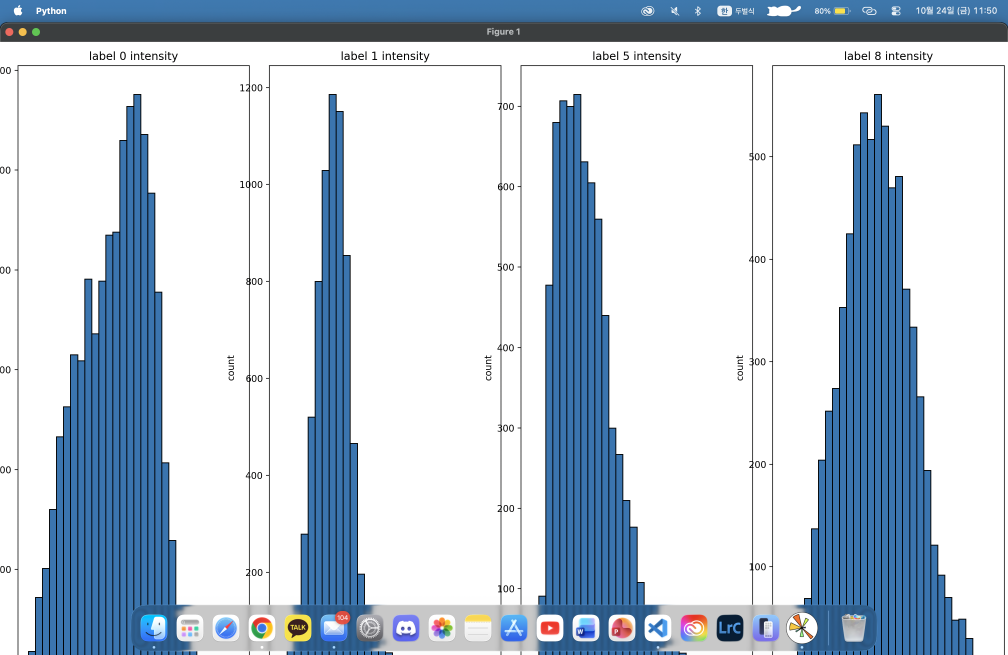
#> input picture Image Deeplearning/스크린샷 2025-10-24 오후 11.50.53.png, 3024 x 1964 px, given in place of soccer.jpg, which was not available (shown at 1/3 size)
$ python week07_ImageProcessing.py
#> lines starting #> are read from the running program, lines starting #| are printed output that depends on the picture; after the words box and inside, x2 and y2 are one past the last pixel; in counts of white or black regions, pixels touching at a corner belong together; pictures that were not available may be replaced by others from this repository, and a replacement may not be noted
# -*- coding: utf-8 -*-
"""
파일 이름: week07_ImageProcessing_annotated.py

무엇을 하나요?
- OpenCV로 이미지/동영상 불러오기, 화면에 보여주기, 저장하기
- 마우스/키보드 이벤트로 그리기
- 색상 채널/히스토그램/이진화(오츠), 감마보정, 히스토그램 평활화
- 블러/컨볼루션(엠보싱), 형태학적 연산(팽창/침식/열림/닫힘) 등

필요:
- pip install opencv-python matplotlib numpy
- 로컬 이미지/동영상 파일 경로를 내 PC에 맞게 수정하세요.
"""

import cv2 as cv
import sys
import numpy as np
import matplotlib.pyplot as plt

# -------------------------------
# 1) 이미지 읽고 보여주기 + 픽셀 값 확인
# -------------------------------
img = cv.imread('C:/cv_workspace/data/soccer.jpg')  # 이미지 파일을 읽어요
#> img is the input picture: shape (1964, 3024, 3); mean B, G, R 217.5, 204.5, 191.6
if img is None:
    sys.exit('파일을 찾을 수 없습니다. (경로를 확인하세요)')

cv.imshow('Image Display', img)  # 윈도우 창에 이미지를 보여줌
cv.waitKey()                     # 키 입력이 올 때까지 대기
cv.destroyAllWindows()           # 열린 창 닫기

# 이미지 자료형/크기 확인 (참고용)
# type(img)        # <class 'numpy.ndarray'>
# img.shape        # (높이, 너비, 채널수) 예: (1080, 1920, 3)

# (0,0)과 (0,1) 위치 픽셀의 B,G,R 값을 출력
print(img[0, 0, 0], img[0, 0, 1], img[0, 0, 2])  # 예상: 0~255
#| 177 121 63
print(img[0, 1, 0], img[0, 1, 1], img[0, 1, 2])
#| 177 121 63

# -------------------------------
# 2) 그레이스케일 변환 + 리사이즈 + 파일 저장
# -------------------------------
gray = cv.cvtColor(img, cv.COLOR_BGR2GRAY)             # 색->회색
gray_small = cv.resize(gray, dsize=(0,0), fx=0.5, fy=0.5)  # 절반 크기

cv.imwrite('soccer_gray.jpg', gray)         # 현재 폴더에 저장
cv.imwrite('soccer_gray_small.jpg', gray_small)
cv.imshow('Color image', img)
cv.imshow('Gray image', gray)
cv.imshow('Gray image small', gray_small)
cv.waitKey(); cv.destroyAllWindows()

# -------------------------------
# 3) 웹캠(카메라)에서 실시간 프레임 읽기
# -------------------------------
cap = cv.VideoCapture(0, cv.CAP_DSHOW)  # 0번 카메라 연결 시도(윈도우라면 CAP_DSHOW 추천)
if not cap.isOpened():
    sys.exit('카메라 연결 실패')

while True:
    ret, frame = cap.read()  # 한 프레임 읽기
    if not ret:
        print('프레임 획득 실패. 루프 종료')
        break
    cv.imshow('Video display', frame)
    key = cv.waitKey(1)
#> (key q is pressed here)
    if key == ord('q'):  # q 키를 누르면 종료
        break

cap.release()       # 카메라와 연결 해제
cv.destroyAllWindows()

# -------------------------------
# 4) 웹캠에서 프레임 모으기(c 키로 캡쳐) 후 옆으로 이어붙여 보기
# -------------------------------
cap = cv.VideoCapture(0, cv.CAP_DSHOW)
if not cap.isOpened():
    sys.exit('카메라 연결 실패')

frames = []
while True:
    ret, frame = cap.read()
    if not ret:
        print('프레임 획득 실패. 루프 종료')
        break
    cv.imshow('Video display', frame)
    key = cv.waitKey(1)
#> (key q is pressed here)
    if key == ord('c'):     # c를 누를 때마다 현재 프레임을 저장
        frames.append(frame)
    elif key == ord('q'):   # q면 종료
        break

cap.release(); cv.destroyAllWindows()

if len(frames) > 0:
    # 최대 3장까지 좌우로 이어붙여 한 장으로 보여줍니다.
    imgs = frames[0]
    for i in range(1, min(3, len(frames))):
        imgs = np.hstack((imgs, frames[i]))
    cv.imshow('collected images', imgs)
    cv.waitKey(); cv.destroyAllWindows()
else:
    print("[WARN] 수집된 프레임이 없습니다.")

# -------------------------------
# 5) 도형/텍스트 그리기
# -------------------------------
img = cv.imread('C:/cv_workspace/data/girl_laughing.jpg')
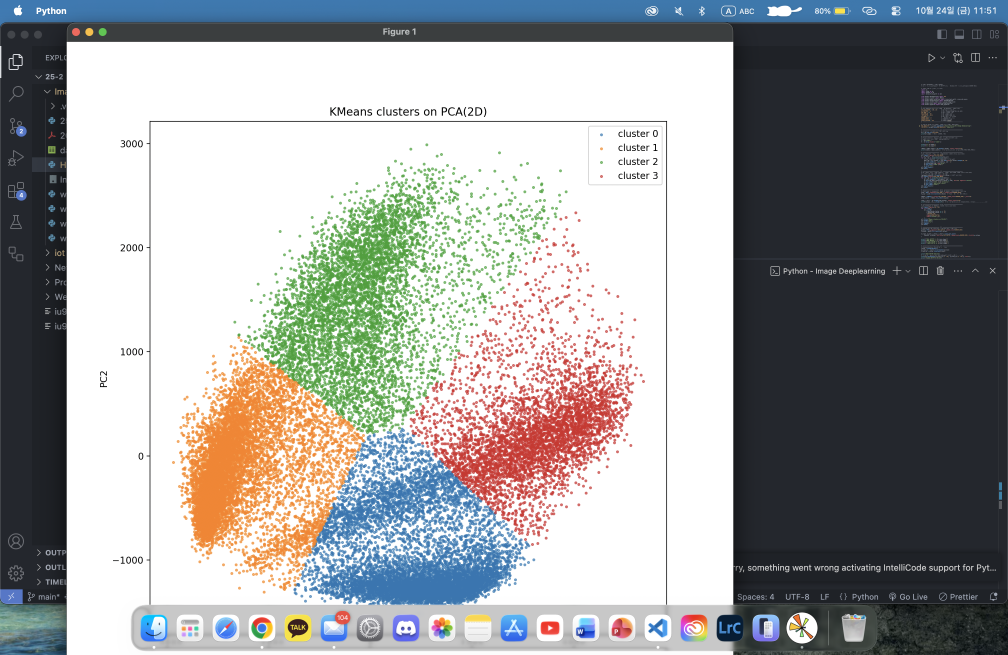
#> input picture Image Deeplearning/스크린샷 2025-10-24 오후 11.51.05.png, 3024 x 1964 px, given in place of girl_laughing.jpg, which was not available (shown at 1/3 size)
#> img is the input picture: shape (1964, 3024, 3); mean B, G, R 160.1, 160.1, 158.8
if img is None:
    sys.exit('파일을 찾을 수 없습니다.')
cv.rectangle(img, (830,30), (1000,200), (0,0,255), 2)  # 빨간 직사각형
cv.putText(img, 'laugh', (830,24), cv.FONT_HERSHEY_SIMPLEX, 1, (255,0,0), 2)  # 파란 글자
cv.imshow('Draw', img); cv.waitKey(); cv.destroyAllWindows()

# -------------------------------
# 6) 마우스로 사각형 찍기(왼쪽/오른쪽 버튼)
# -------------------------------
img = cv.imread('C:/cv_workspace/data/girl_laughing.jpg')
if img is None:
    sys.exit('파일을 찾을 수 없습니다.')

def draw(event, x, y, flags, param):
    if event == cv.EVENT_LBUTTONDOWN:   # 왼쪽 클릭
        cv.rectangle(img, (x,y), (x+200, y+200), (0,0,255), 2)
    elif event == cv.EVENT_RBUTTONDOWN: # 오른쪽 클릭
        cv.rectangle(img, (x,y), (x+100, y+100), (255,0,0), 2)
    cv.imshow('Drawing', img)

cv.namedWindow('Drawing'); cv.imshow('Drawing', img)
cv.setMouseCallback('Drawing', draw)
while True:
    if cv.waitKey(1) == ord('q'):
#> (key q is pressed here)
        cv.destroyAllWindows(); break

# -------------------------------
# 7) 드래그로 사각형 그리기
# -------------------------------
img = cv.imread('C:/cv_workspace/data/girl_laughing.jpg')
if img is None:
    sys.exit('파일을 찾을 수 없습니다.')

ix, iy = -1, -1  # 시작점 전역 변수
def draw2(event, x, y, flags, param):
    global ix, iy
    if event == cv.EVENT_LBUTTONDOWN:
        ix, iy = x, y
    elif event == cv.EVENT_LBUTTONUP:
        cv.rectangle(img, (ix, iy), (x, y), (0,0,255), 2)
    cv.imshow('Drawing', img)

cv.namedWindow('Drawing'); cv.imshow('Drawing', img)
cv.setMouseCallback('Drawing', draw2)
while True:
    if cv.waitKey(1) == ord('q'):
#> (key q is pressed here)
        cv.destroyAllWindows(); break

# -------------------------------
# 8) 붓처럼 칠하기(왼=파랑, 오른=빨강, 이동 중에도 칠하기)
# -------------------------------
img = cv.imread('C:/cv_workspace/data/soccer.jpg')
if img is None:
    sys.exit('파일을 찾을 수 없습니다.')
BrushSiz = 5
LColor, RColor = (255,0,0), (0,0,255)

def painting(event, x, y, flags, param):
    if event == cv.EVENT_LBUTTONDOWN:
        cv.circle(img, (x,y), BrushSiz, LColor, -1)
    elif event == cv.EVENT_RBUTTONDOWN:
        cv.circle(img, (x,y), BrushSiz, RColor, -1)
    elif event == cv.EVENT_MOUSEMOVE and flags == cv.EVENT_FLAG_LBUTTON:
        cv.circle(img, (x,y), BrushSiz, LColor, -1)
    elif event == cv.EVENT_MOUSEMOVE and flags == cv.EVENT_FLAG_RBUTTON:
        cv.circle(img, (x,y), BrushSiz, RColor, -1)
    cv.imshow('Painting', img)

cv.namedWindow('Painting'); cv.imshow('Painting', img)
cv.setMouseCallback('Painting', painting)
while True:
    if cv.waitKey(1) == ord('q'):
#> (key q is pressed here)
        cv.destroyAllWindows(); break

# -------------------------------
# 9) 영상 일부 자르기 + 채널 분리 보기
# -------------------------------
img = cv.imread('C:/cv_workspace/data/soccer.jpg')
if img is None:
    sys.exit('파일을 찾을 수 없습니다.')
cv.imshow('original_RGB', img)
h, w = img.shape[:2]
#> h = 1964; w = 3024
cv.imshow('Upper left half', img[0:h//2, 0:w//2, :])  # 왼쪽 위 절반
cv.imshow('Center half',     img[h//4:3*h//4, w//4:3*w//4, :])  # 가운데
cv.imshow('R channel', img[:,:,2])
cv.imshow('G channel', img[:,:,1])
cv.imshow('B channel', img[:,:,0])
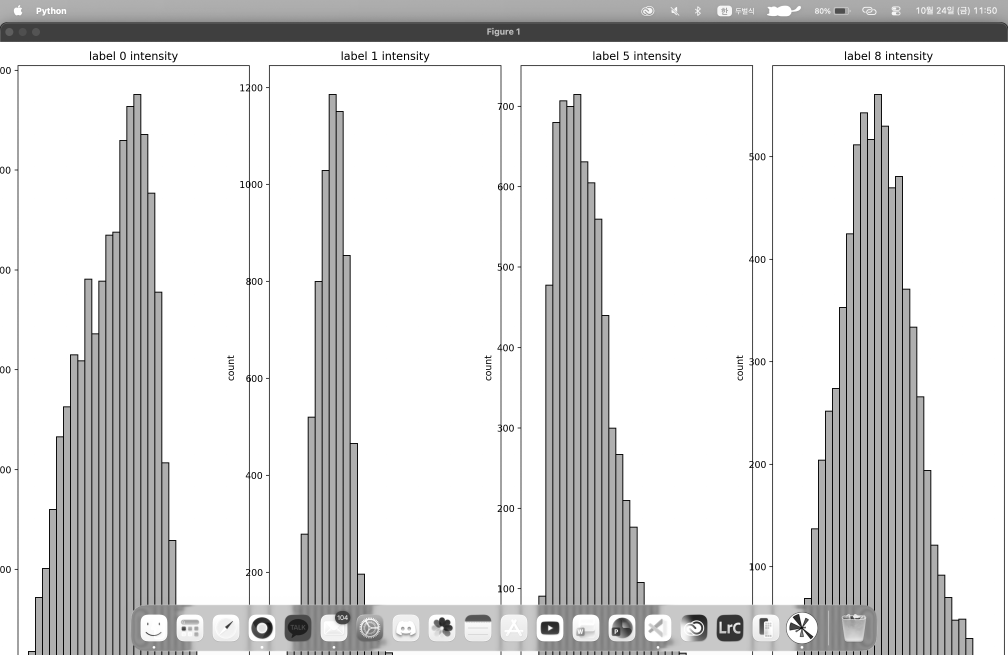
#> window 'B channel': shape (1964, 3024) (shown at 1/3 size); min 0, max 255, mean 217.5
cv.waitKey(); cv.destroyAllWindows()

# -------------------------------
# 10) R채널 히스토그램 + 오츠 이진화
# -------------------------------
img = cv.imread('C:/cv_workspace/data/soccer.jpg')
h = cv.calcHist([img], [2], None, [256], [0,256])  # R채널 히스토그램
#> h = 256 values, max 3464318 at index 255, min 68 at index 10, mean 23199.8
plt.plot(h, linewidth=1); plt.title('R-channel hist'); plt.show()

t, bin_img = cv.threshold(img[:,:,2], 0, 255, cv.THRESH_BINARY+cv.THRESH_OTSU)
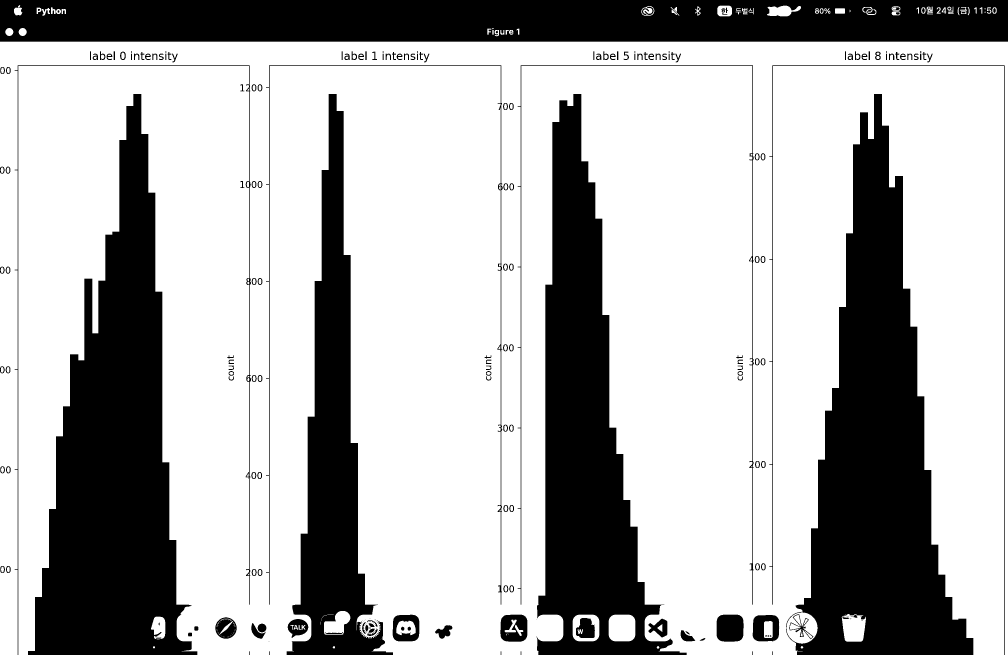
#> bin_img: shape (1964, 3024) (shown at 1/3 size); 69.6% white; 229 black regions (39 under 20 px), largest, box (x1, y1, x2, y2) and area: (2358, 282, 2920, 1964) 424226, (84, 282, 592, 1964) 419559, (0, 0, 3024, 125) 365797
#> t = 152
print('오츠가 찾은 임곗값=', t)  # 예상: 대략 50~200 사이
#| 오츠가 찾은 임곗값= 152.0
cv.imshow('R channel', img[:,:,2])
cv.imshow('R channel binarization', bin_img)
cv.waitKey(); cv.destroyAllWindows()

# -------------------------------
# 11) 감마 보정(밝기/대비 조절 느낌)
# -------------------------------
img = cv.imread('C:/cv_workspace/data/soccer.jpg')
img = cv.resize(img, dsize=(0,0), fx=0.25, fy=0.25)
#> img: shape (491, 756, 3)
def gamma(f, gamma=1.0):
#> called with gamma = 0.5
    f1 = f/255.0
    return np.uint8(255*(f1**gamma))

gc = np.hstack((gamma(img,0.5), gamma(img,0.75), gamma(img,1.0), gamma(img,2.0), gamma(img,3.0)))
cv.imshow('gamma(왼쪽=밝게, 오른쪽=어둡게)', gc)
cv.waitKey(); cv.destroyAllWindows()

# -------------------------------
# 12) 히스토그램 평활화 (어두운 사진 대비 개선)
# -------------------------------
img = cv.imread('C:/cv_workspace/data/mistyroad.jpg')
gray = cv.cvtColor(img, cv.COLOR_BGR2GRAY)
plt.imshow(gray, cmap='gray'); plt.xticks([]); plt.yticks([]); plt.show()
h = cv.calcHist([gray], [0], None, [256], [0,256])
#> h = 256 values, max 2300974 at index 255, min 174 at index 8, mean 23199.8
plt.plot(h, linewidth=1); plt.show()

equal = cv.equalizeHist(gray)
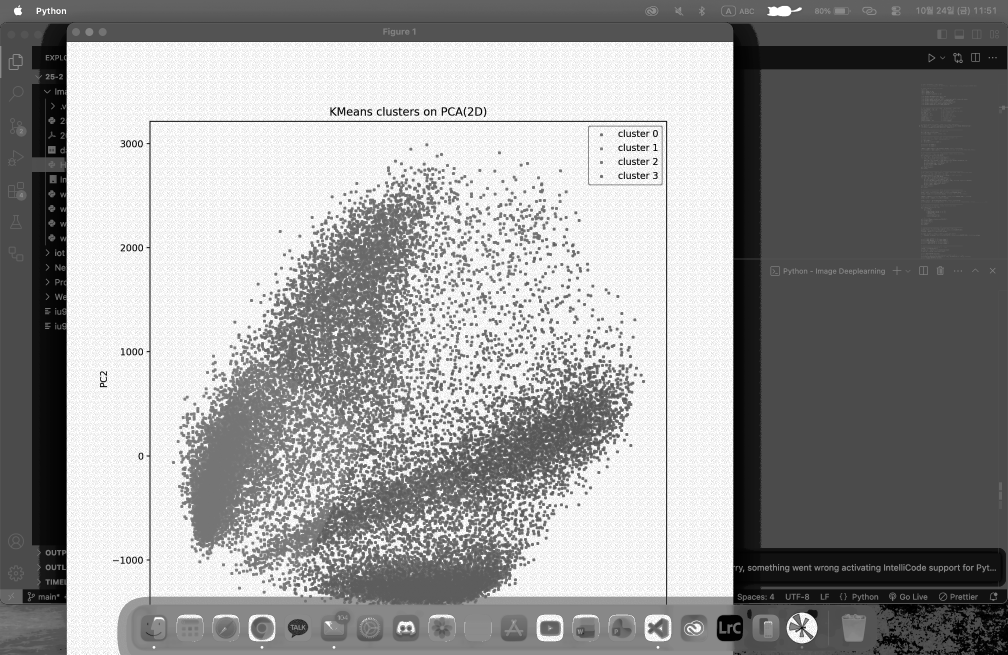
#> equal: shape (1964, 3024) (shown at 1/3 size); min 0, max 255, mean 152.5
plt.imshow(equal, cmap='gray'); plt.xticks([]); plt.yticks([]); plt.show()
h = cv.calcHist([equal], [0], None, [256], [0,256])
#> h = 256 values, max 2300974 at index 255, min 0 at index 7, mean 23199.8
plt.plot(h, linewidth=1); plt.show()

# -------------------------------
# 13) 블러링 + 컨볼루션(엠보싱) 주의점
# -------------------------------
img = cv.imread('C:/cv_workspace/data/soccer.jpg')
img = cv.resize(img, dsize=(0,0), fx=0.4, fy=0.4)
#> img: shape (786, 1210, 3)
gray = cv.cvtColor(img, cv.COLOR_BGR2GRAY)
#> gray: shape (786, 1210)
cv.putText(gray, 'soccer', (10,20), cv.FONT_HERSHEY_SIMPLEX, 0.7, (255,255,255), 2)
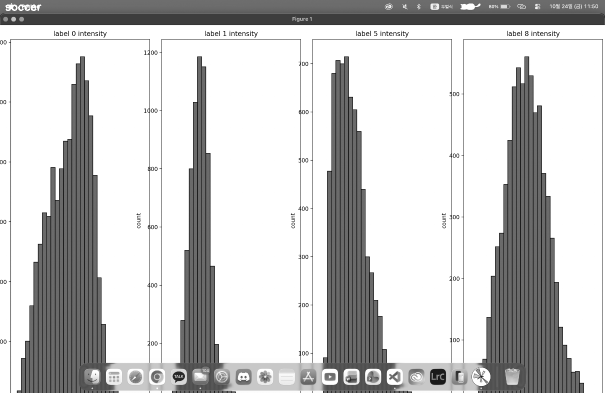
#> gray: shape (786, 1210) (shown at 1/2 size); min 0, max 255, mean 202.2
cv.imshow('Original', gray)

smooth = np.hstack((cv.GaussianBlur(gray,(5,5),0.0),
                    cv.GaussianBlur(gray,(9,9),0.0),
                    cv.GaussianBlur(gray,(15,15),0.0)))
cv.imshow('Smooth', smooth)

femboss = np.array([[-1.0, 0.0, 0.0],
                    [ 0.0, 0.0, 0.0],
                    [ 0.0, 0.0, 1.0]])

gray16 = np.int16(gray)
emboss      = np.uint8(np.clip(cv.filter2D(gray16, -1, femboss) + 128, 0, 255))  # 올바른 처리
emboss_bad  = np.uint8(cv.filter2D(gray16, -1, femboss) + 128)                    # 클리핑 생략(오버/언더플로 위험)
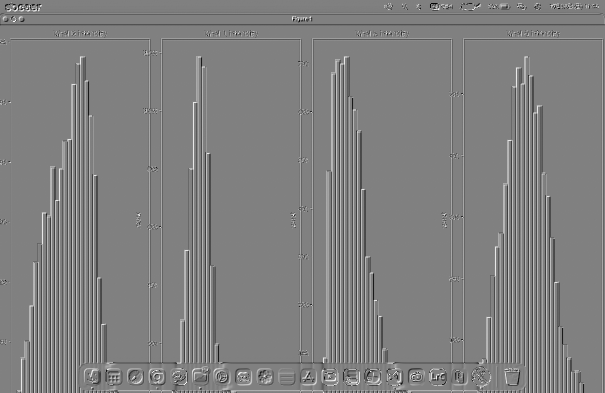
#> emboss_bad: shape (786, 1210) (shown at 1/2 size); min 0, max 255, mean 127.8
emboss_worse= cv.filter2D(gray, -1, femboss)                                      # 자료형 주의 안 함
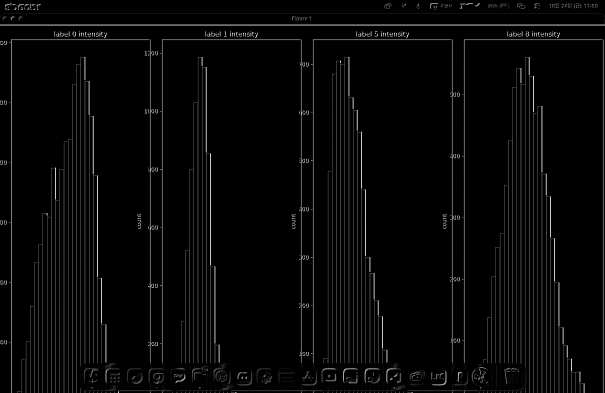
#> emboss_worse: shape (786, 1210) (shown at 1/2 size); min 0, max 255, mean 7.6

cv.imshow('Emboss', emboss)
cv.imshow('Emboss_bad', emboss_bad)
cv.imshow('Emboss_worse', emboss_worse)
cv.waitKey(); cv.destroyAllWindows()

# -------------------------------
# 14) 형태학적 연산(팽창/침식/열림/닫힘)
# -------------------------------
# 알파 채널(투명도)이 포함된 PNG에서 서명 영역(알파) 추출 → 이진화 후 형태학 적용
img = cv.imread('C:/cv_workspace/data/JohnHancocksSignature.png', cv.IMREAD_UNCHANGED)
#> (the run stopped early here; a loop or call above may not have finished)
